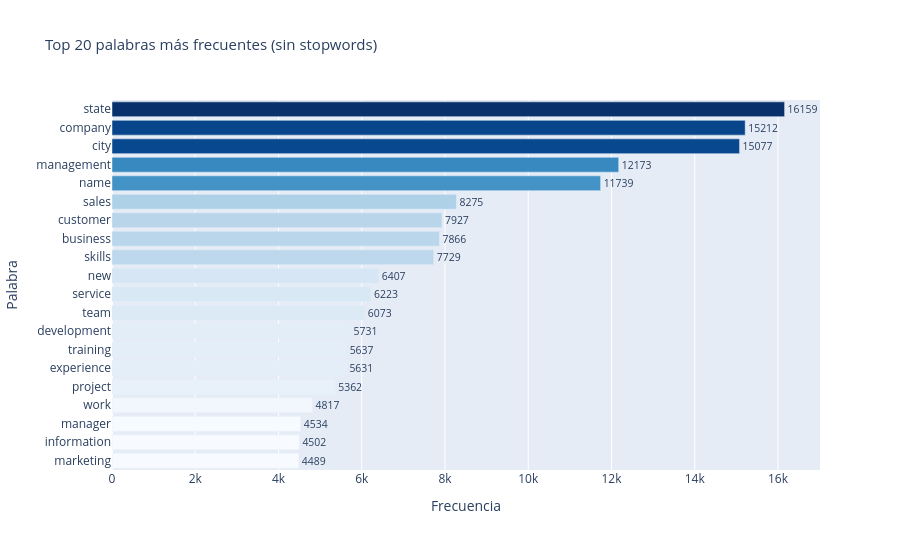

Notebook code for this chart:
### Code cell
# Barplot top 20
words_top20  = [w for w, _ in top20]
counts_top20 = [c for _, c in top20]

fig_top20 = px.bar(
    x=counts_top20[::-1],
    y=words_top20[::-1],
    orientation='h',
    title='Top 20 palabras más frecuentes (sin stopwords)',
    labels={'x': 'Frecuencia', 'y': 'Palabra'},
    color=counts_top20[::-1],
    color_continuous_scale='Blues',
    text=counts_top20[::-1],
)
fig_top20.update_traces(textposition='outside')
fig_top20.update_layout(
    height=550,
    coloraxis_showscale=False,
    title_font_size=15,
)
fig_top20.show()

### Figure 1 — Plotly figure (JSON) as saved in the notebook; plotly's stock layout.template omitted (floating-point values rounded to 4 significant figures)
{"data": [{"hovertemplate": "Frecuencia=%{x}<br>Palabra=%{y}<br>text=%{text}<br>color=%{marker.color}<extra></extra>", "legendgroup": "", "marker": {"color": [4489, 4502, 4534, 4817, 5362, 5631, 5637, 5731, 6073, 6223, 6407, 7729, 7866, 7927, 8275, 11739, 12173, 15077, 15212, 16159], "coloraxis": "coloraxis", "pattern": {"shape": ""}}, "name": "", "orientation": "h", "showlegend": false, "text": [4489.0, 4502.0, 4534.0, 4817.0, 5362.0, 5631.0, 5637.0, 5731.0, 6073.0, 6223.0, 6407.0, 7729.0, 7866.0, 7927.0, 8275.0, 11740.0, 12170.0, 15080.0, 15210.0, 16160.0], "textposition": "outside", "type": "bar", "x": [4489, 4502, 4534, 4817, 5362, 5631, 5637, 5731, 6073, 6223, 6407, 7729, 7866, 7927, 8275, 11739, 12173, 15077, 15212, 16159], "xaxis": "x", "y": ["marketing", "information", "manager", "work", "project", "experience", "training", "development", "team", "service", "new", "skills", "business", "customer", "sales", "name", "management", "city", "company", "state"], "yaxis": "y"}], "layout": {"barmode": "relative", "coloraxis": {"colorbar": {"title": {"text": "color"}}, "colorscale": [[0, "rgb(247,251,255)"], [0.125, "rgb(222,235,247)"], [0.25, "rgb(198,219,239)"], [0.375, "rgb(158,202,225)"], [0.5, "rgb(107,174,214)"], [0.625, "rgb(66,146,198)"], [0.75, "rgb(33,113,181)"], [0.875, "rgb(8,81,156)"], [1, "rgb(8,48,107)"]], "showscale": false}, "height": 550, "legend": {"tracegroupgap": 0}, "title": {"font": {"size": 15}, "text": "Top 20 palabras más frecuentes (sin stopwords)"}, "xaxis": {"anchor": "y", "domain": [0, 1], "title": {"text": "Frecuencia"}}, "yaxis": {"anchor": "x", "domain": [0, 1], "title": {"text": "Palabra"}}}}
